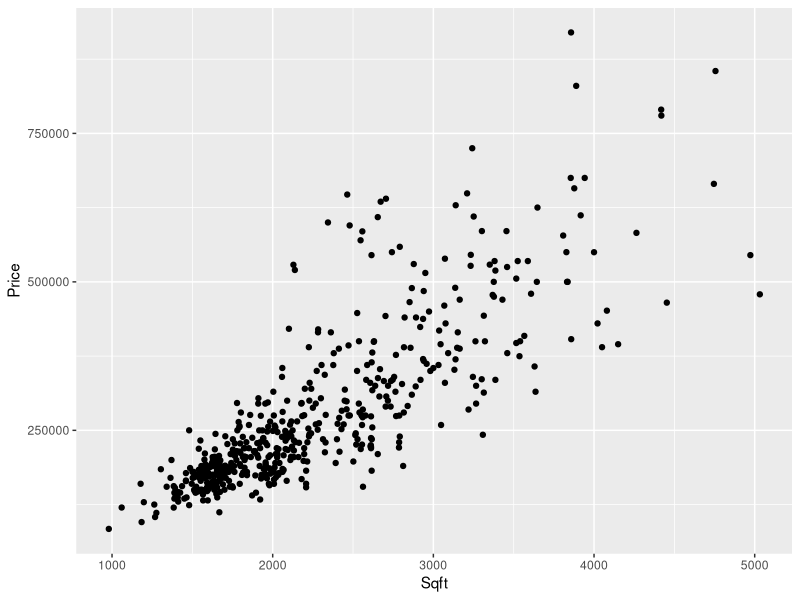
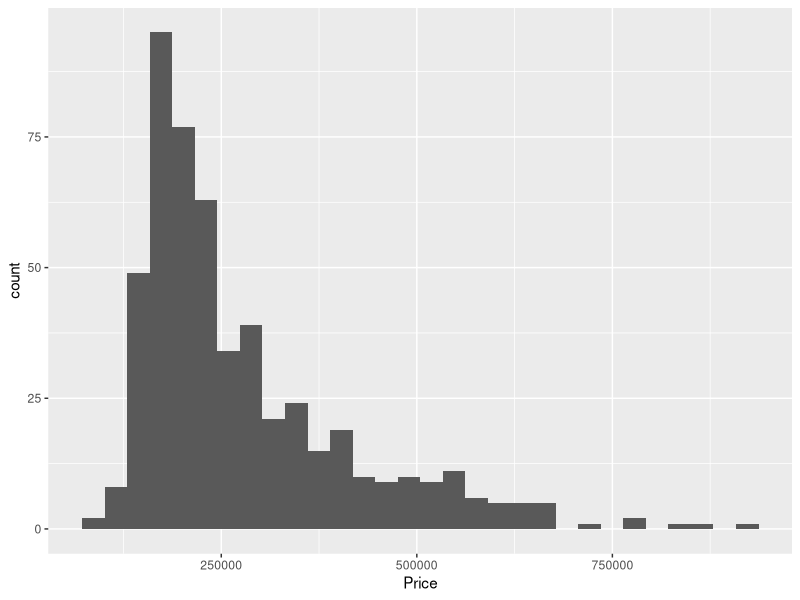
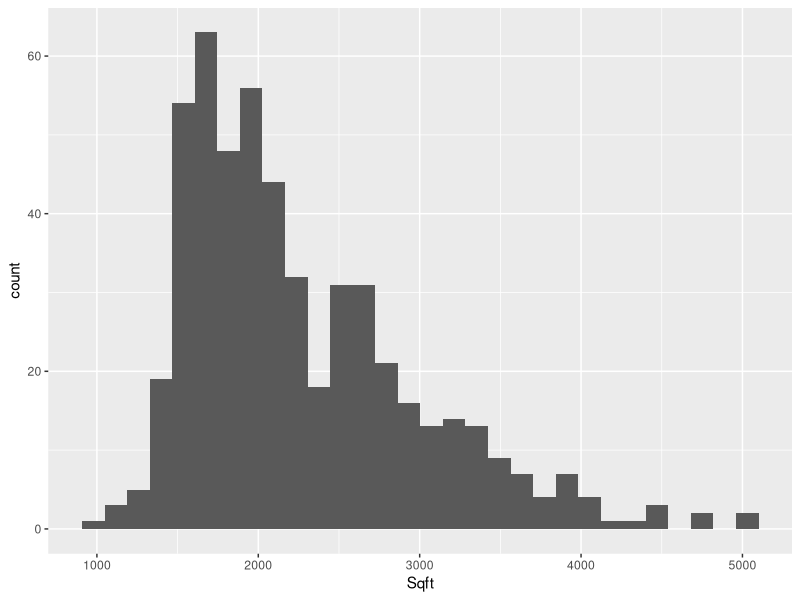
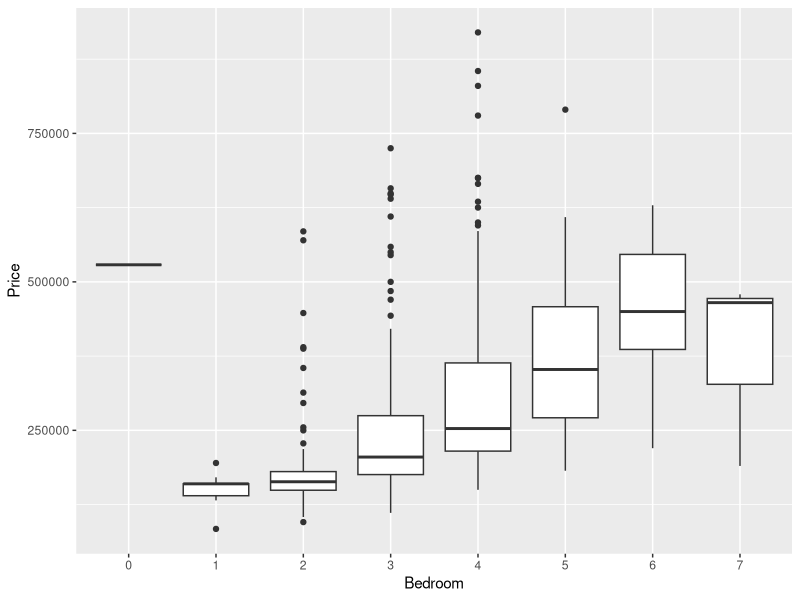
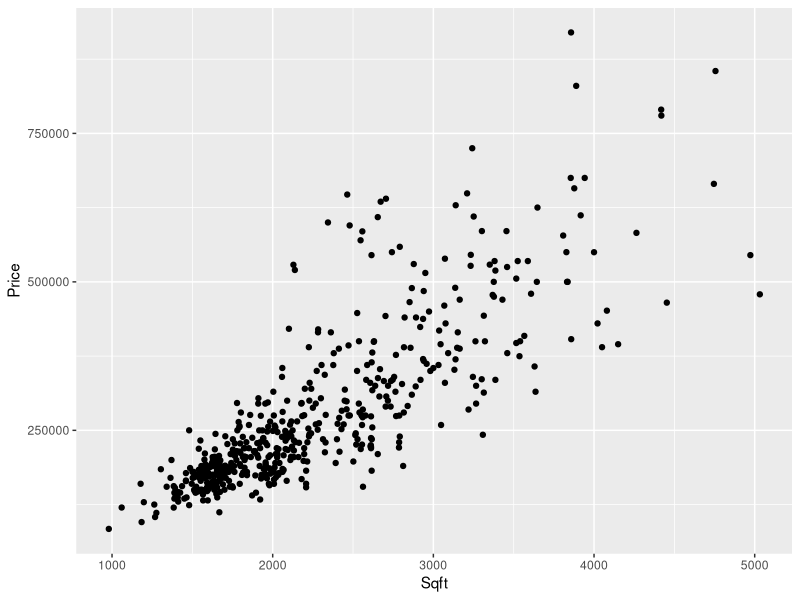
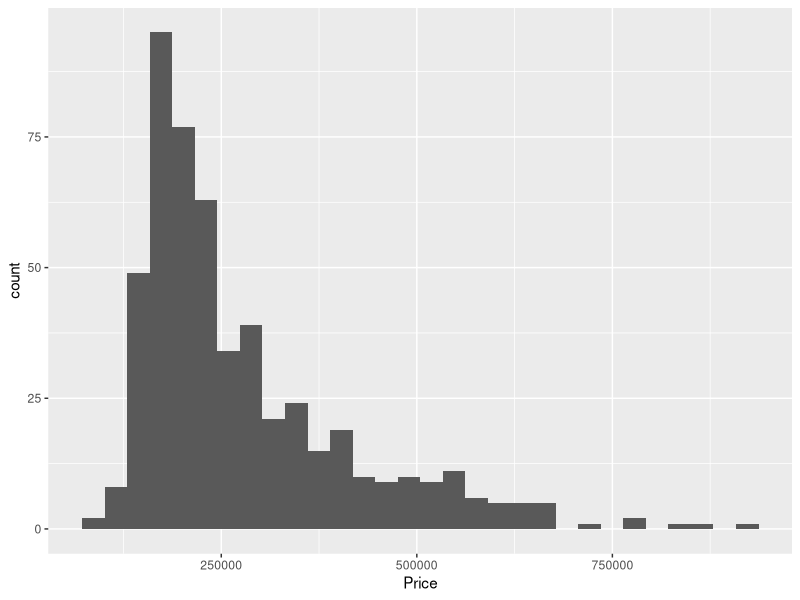
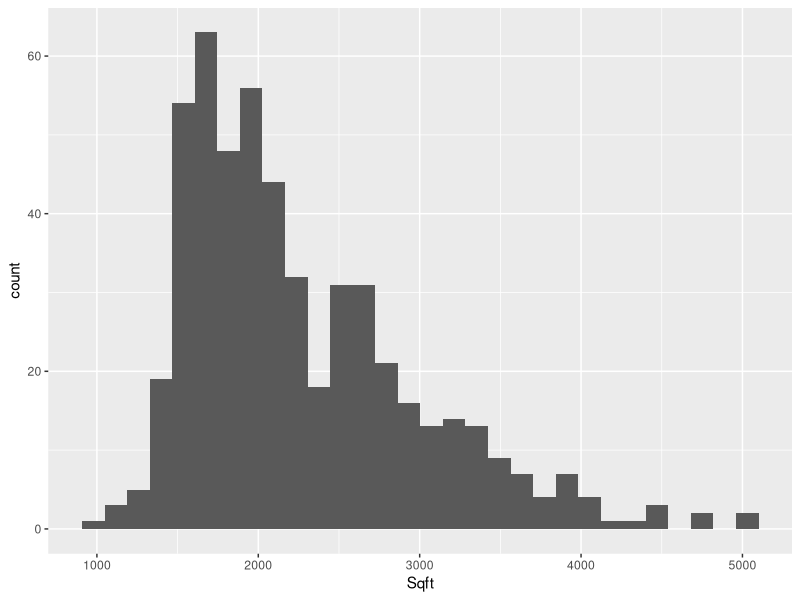
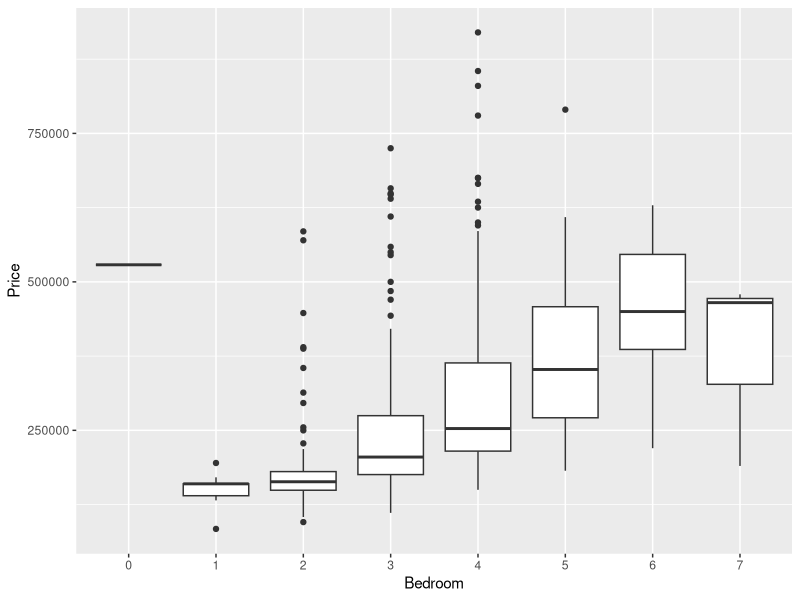

The R script that drew these images, in order:
## ---- chunk 1
# nothing from this chunk appears in rendered PDF
# show code and output when you knit to PDF
knitr::opts_chunk$set(echo = TRUE) 
library(ggplot2)
## ---- chunk 2
### Example of how to embed an image of handwritten work:

# 1. Copy-paste the next line (without #) outside of this code chunk cell.
# ![Caption for the picture.](image_name.png)
# 2. Change the name of the .png to the image you want to insert. Note: The image needs to be in the same folder as this Rmd file.
# 3. Knit the document to see the image appear.
## ---- chunk 3
x <- c(1,2,4,5,7,4,13,6,89,52,32,41,9,5,31,4,6,547,9,531,4,7,9,76465,14,5,6,87,897,64,3,4,6,78,9,35,32)

x_bar <- mean(x)

y <- x-x_bar

s_x_squared <- var(x)
s_y_squared <- var(y)

s_x_squared
s_y_squared

s_x_squared-s_y_squared

## ---- chunk 4
s_x <- sd(x)

z <- (x-x_bar) / s_x

z_bar <- mean(z)

s_z_squared <- var(z)

z_bar
s_z_squared
## ---- chunk 5
housingdf <- read.csv("housing.txt")

summary(housingdf)
## ---- chunk 6
housingdf$Bedroom <- as.factor(housingdf$Bedroom)
housingdf$Bathroom <- as.factor(housingdf$Bathroom)
housingdf$Airconditioning <- as.factor(housingdf$Airconditioning)
housingdf$Garage <- as.factor(housingdf$Garage)
housingdf$Pool <- as.factor(housingdf$Pool)

house2 <- subset(housingdf, select = -c(YearBuild, Quality, Lot, AdjHighway))
summary(house2)

## ---- chunk 7
House_Pool <- subset(house2, Pool==1)
head(House_Pool)
## ---- chunk 8
median_sqft <- median(house2$Sqft)
median_sqft
House_Small <- subset(house2, Sqft<median_sqft)
head(House_Small)
## ---- chunk 9
average_price <- mean(house2$Price)
average_price
## ---- chunk 10
average_price_pool <- mean(House_Pool$Price)
average_price_pool
## ---- chunk 11
average_price_pooless <- mean(subset(house2, Pool==0)$Price)
average_price_pool - average_price_pooless
## ---- chunk 12
ggplot(data = house2, aes(x=Sqft, y=Price)) + geom_point()

ggsave("3.A.png", width = 4, height = 5)

## ---- chunk 13
ggplot(data = house2, aes(x=Price)) + geom_histogram()
ggsave("3.B.Price.png", width = 5, height = 3)

ggplot(data = house2, aes(x=Sqft)) + geom_histogram()
ggsave("3.B.Sqft.png", width = 5, height = 3)
## ---- chunk 14
ggplot(data=house2, aes(x=Bedroom, y=Price)) + geom_boxplot()
ggsave("3.C.Boxplot.png", width = 3, height = 5)

## ---- chunk 15

